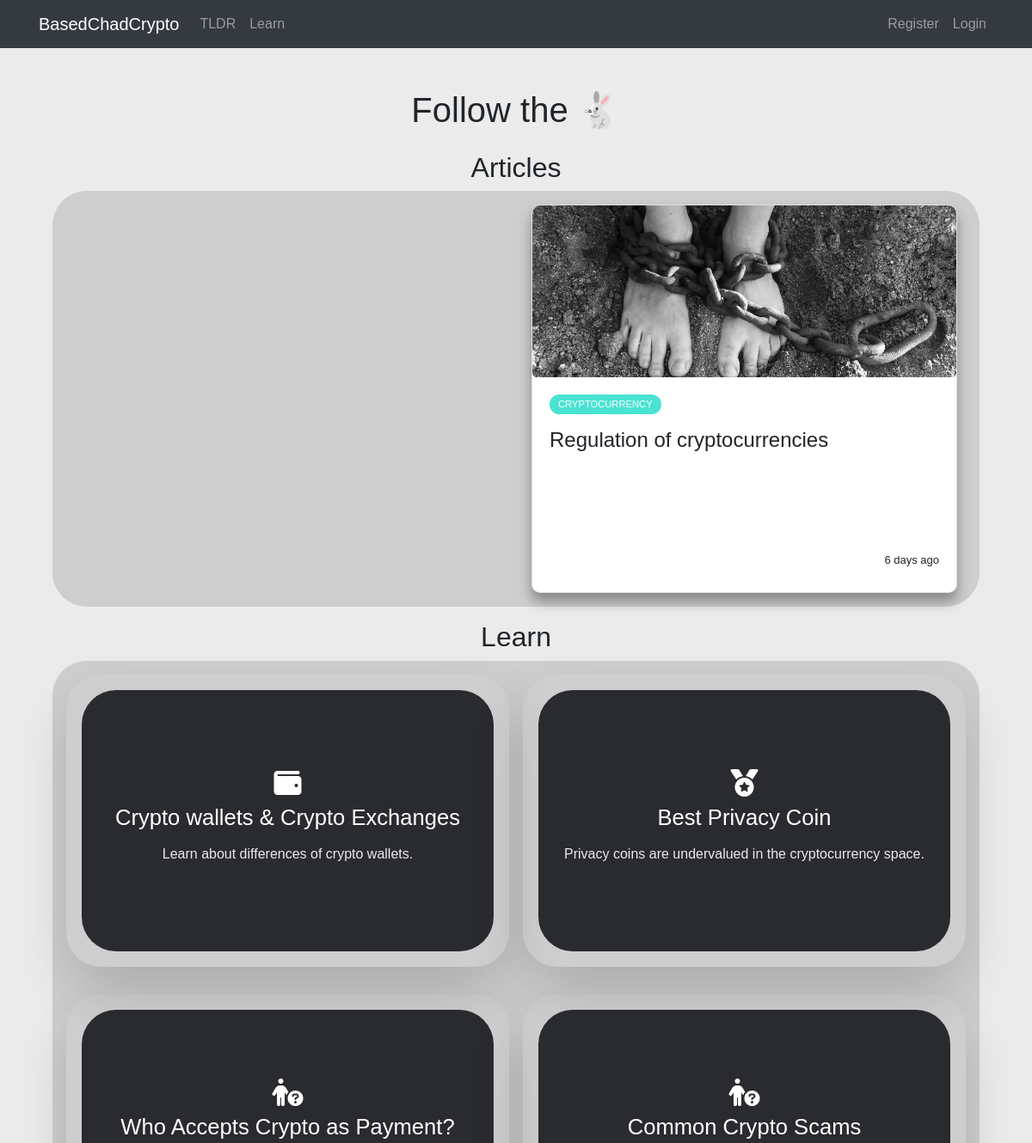
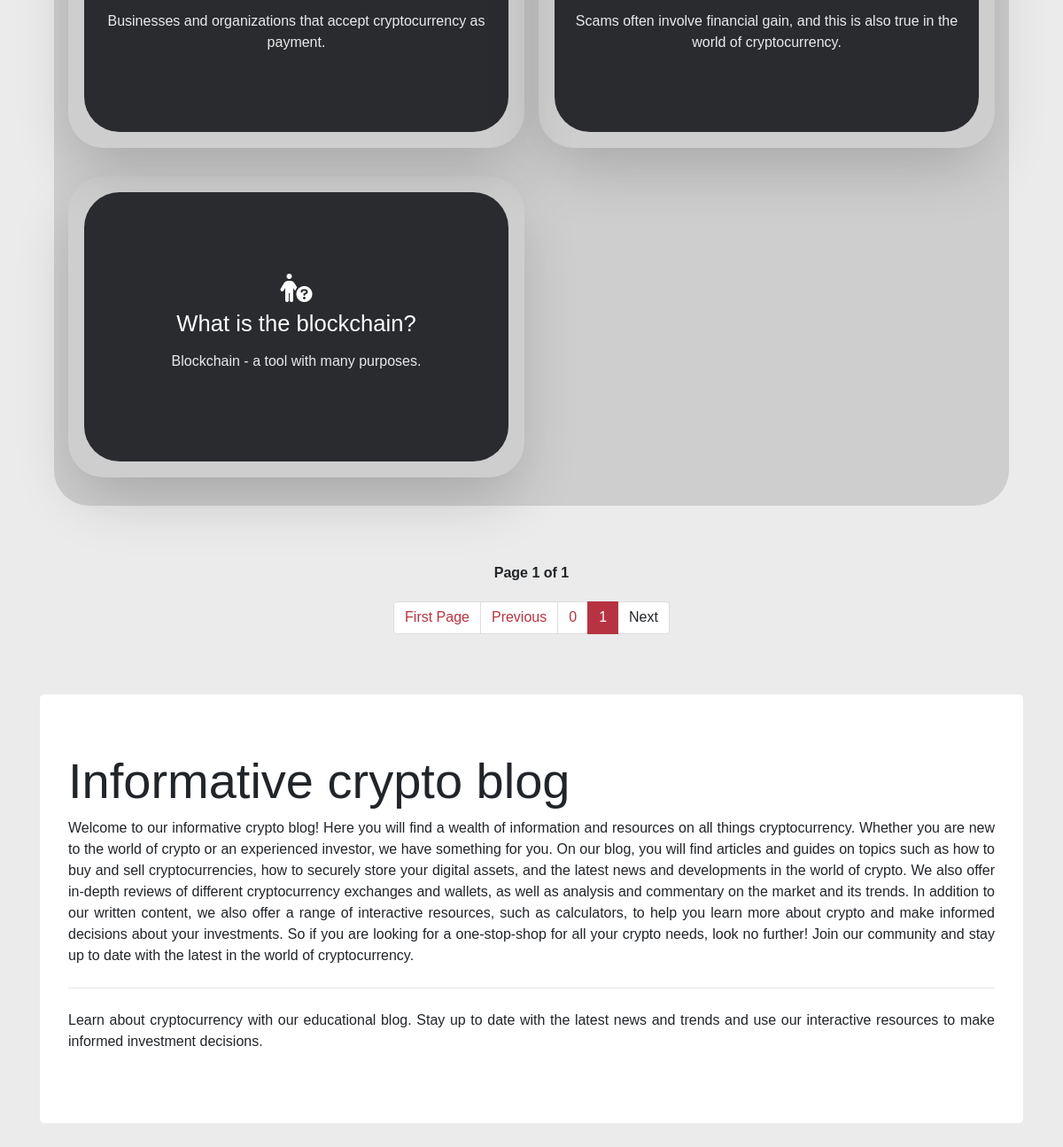
/?page=1, run on the app's committed database (2 pictures, top to bottom).
### tables this page shows
CREATE TABLE `posts` (
  `id` int(11) NOT NULL,
  `user_id` int(11) NOT NULL,
  `image_name` varchar(255) NOT NULL,
  `created_at` datetime NOT NULL DEFAULT current_timestamp(),
  `post_header` char(255) DEFAULT NULL,
  `tag` char(15) DEFAULT NULL,
  `related_posts` char(255) DEFAULT NULL,
  `html` text DEFAULT NULL
);

### app/libraries/Core.php (called while the page is built, shortened)
<?php
  class Core {
    protected $currentMethod = 'index';
    public function __construct(){
      $url = $this->getUrl();
      $this->currentController = new $this->currentController;
      $this->params = $url ? array_values($url) : [];
      call_user_func_array([$this->currentController, $this->currentMethod], $this->params);
    }
  }

### public/index.php (called while the page is built, shortened)
<?php
  $init = new Core;

### app/libraries/Database.php (called while the page is built, shortened)
<?php
  class Database {
    private $host = DB_HOST;
    private $user = DB_USER;
    private $pass = DB_PASS;
    private $dbname = DB_NAME;
    private $dbh;
    private $stmt;
    public function __construct(){
      $dsn = 'mysql:host=' . $this->host . ';dbname=' . $this->dbname;
      $options = array(
        PDO::ATTR_PERSISTENT => true,
        PDO::ATTR_ERRMODE => PDO::ERRMODE_EXCEPTION
      );
      try{
        $this->dbh = new PDO($dsn, $this->user, $this->pass, $options);
      } catch(PDOException $e){
        $this->error = $e->getMessage();
        echo $this->error;
      }
    }
    public function query($sql){
      $this->stmt = $this->dbh->prepare($sql);
    }
    public function execute(){
      return $this->stmt->execute();
    }
    public function resultSet(){
      $this->execute();
      return $this->stmt->fetchAll(PDO::FETCH_OBJ);
    }
  }

### app/models/Post.php (called while the page is built, shortened)
<?php
class Post
{
  private $db;
  public function __construct()
  {
    $this->db = new Database;
  }
  public function getPosts($offset = 0)
  {
    if (is_numeric($offset))
    {
      $this->db->query('SELECT * FROM posts ORDER BY created_at DESC LIMIT 8 OFFSET '. $offset);
      $results = $this->db->resultSet();
      return $results;
    }
  }
  public function getPostCount()
  {
    $this->db->query('SELECT COUNT(*) as count FROM posts ORDER BY created_at DESC');
    $results = $this->db->resultSet();
    return $results;
  }
}

### app/helpers/color-based-on-tag.php (called while the page is built)
<?php
function getTagColor($tag)
{
    if ($tag == 'Technology')
    {
        return '#f07070';
    }
    else if ($tag == 'Cryptocurrency')
    {
        return '#4ae3d2';
    }
    else
    {
        return '#e4e125';
    }
}

### app/helpers/time-ago.php (called while the page is built)
<?php
function timeDateToTimeAgo($timeDate)
{
    $timestamp = strtotime($timeDate);
    $strTime = array("second", "minute", "hour", "day", "month", "year");
    $length = array("60", "60", "24", "30", "12", "10");
    $currentTime = time();
    if ($currentTime >= $timestamp) {
    $diff     = time() - $timestamp;
    for ($i = 0; $diff >= $length[$i] && $i < count($length) - 1; $i++) {
        $diff = $diff / $length[$i];
    }
    $diff = round($diff);
        return $diff . " " . $strTime[$i] . "s ago ";
    }
}

### app/views/pages/index.php (the view, shortened to what this page needs)
<?php require APPROOT . '/views/inc/header.php'; ?>
<div class="container container-main-sub-info">
  <h1 class='main-page-h1'>Follow the &#128007</h1>
  <div class="posts-wrapper">
    <div class='posts-wrapper-inner'>
      <h2 class="masonry-main-header">Learn</h2>
      <div class="categories-container">
        <?php require APPROOT . '/views/inc/categories.php'; ?>
      </div>
    </div>
    <div class='posts-wrapper-inner'>
      <h2 class="masonry-main-header">Articles</h2>
      <div class="masonry">
        <?php foreach ($data['posts'] as $post) : ?>
          <a class='article-link' href="<?php echo URLROOT; ?>/pages/show/<?php echo $post->id; ?>">
            <div class="card">
              <div class="show-card-header">
                <img class='masonry-card-image' src='public/img/<?php echo $post->image_name; ?>' alt='<?php echo $post->image_name; ?>'>
              </div>
              <div class="card-body">
                <?php
                  if (isset($post->tag))
                  {
                    echo '<span class="card-body-tag-technology" style="background-color:' . getTagColor($post->tag) .'">'. $post->tag .'</span>';
                  }
                ?>
                <h4 class="card-body-header">
                  <?php echo $post->post_header; ?>
                </h4>
                <div class='article-info'>
                  <div class='user-info'>
                    <?php
                      $sql_date = new DateTime($post->created_at);
                      $correct_date = $sql_date->format('Y-m-d');
                    ?>
                    <p><?php echo timeDateToTimeAgo($correct_date); ?></p>
                  </div>
                </div>
              </div>
            </div>
          </a>
        <?php endforeach; ?>
      </div>
    </div>
  </div>
  <?php require APPROOT . '/views/inc/pagination.php'; ?>
  <div class="jumbotron">
    <h1 class="display-4">Informative crypto blog</h1>
    <p class="lead main-text">Welcome to our informative crypto blog! Here you will find a wealth of
      information and resources on all things cryptocurrency. Whether you are new
      to the world of crypto or an experienced investor, we have something for you.
      On our blog, you will find articles and guides on topics such as how to buy and sell
      cryptocurrencies, how to securely store your digital assets, and the latest news and developments
      in the world of crypto. We also offer in-depth reviews of different cryptocurrency exchanges and wallets,
      as well as analysis and commentary on the market and its trends.
      In addition to our written content, we also offer a range of interactive resources,
      such as calculators, to help you learn more about crypto and make informed decisions about your investments.
      So if you are looking for a one-stop-shop for all your crypto needs, look no further! Join our community
      and stay up to date with the latest in the world of cryptocurrency.
    </p>
    <hr class="my-4">
    <p class="main-text">
      Learn about cryptocurrency with our educational blog. Stay up to date with the latest news
      and trends and use our interactive resources to make informed investment decisions.
    </p>
  </div>
</div>
<?php require APPROOT . '/views/inc/footer.php'; ?>

### public/css/style.css (style rules this page uses)
body { background: #ebebeb; }

### public/css/posts.css (style rules this page uses)
.masonry { -webkit-column-count: 2; -moz-column-count: 2; column-count: 2; -webkit-column-gap: 1rem; -moz-column-gap: 1rem; column-gap: 1rem; padding: 0; font-size: .85em; background-color: #cbcbcbe4; border-radius: 0px 40px 40px 0px; padding: 1rem; }
.posts-wrapper { display: grid; grid-template-columns: 1fr 2fr; padding-top: 2rem; padding: 1rem; gap: 1rem; }
.article-link { display: flex; justify-content: center; align-items: center; }
@media only screen and (max-width: 1200px) { .masonry { -webkit-column-count: 2; -moz-column-count: 2; column-count: 2; border-radius: 40px; } }
@media only screen and (max-width: 1200px) { .categories-container { border-radius: 40px !important; display: grid; grid-template-columns: 1fr 1fr; gap: 1rem; } }
@media only screen and (max-width: 1200px) { .posts-wrapper { display: grid; grid-template-columns: 1fr; } }
@media only screen and (max-width: 1200px) { .posts-wrapper .posts-wrapper-inner:nth-of-type(1) { order: 1; } }
.masonry-main-header { display: flex; flex-direction: row; justify-content: space-around; align-items: center; }
.masonry-card-image { width: 100%; height: 200px; object-fit: cover; border-radius: 5px; }
.categories-container { background-color: #cbcbcbe4; padding-bottom: 2rem; border-radius: 40px 0px 0px 40px; padding: 1rem; }
.card { margin: 10px; background-color: #fff; border-radius: 10px; box-shadow: 0 2px 20px rgba(0, 0, 0, 0.2); overflow: hidden; width: 100%; box-shadow: rgba(0, 0, 0, 0.35) 0px 10px 15px; }
.show-card-header img { width: 100%; height: 200px; object-fit: cover; }
.card-body { display: flex; flex-direction: column; justify-content: center; align-items: flex-start; padding: 20px; min-height: 250px; }
.card-body-header { padding-top: 1rem; }
.card-body-tag-technology { background-color: #f07070; border-radius: 50px; color: #fff; padding: 3px 10px; text-transform: uppercase; cursor: pointer; font-size: 0.7rem; margin: 0; }
.card-body p { font-size: 13px; margin: 0 0 40px; }
.article-info { display: flex; margin-top: auto; flex-direction: row-reverse; justify-content: space-between; width: 100%; align-items: flex-end; margin-bottom: -2rem; }

### public/css/openpost.css (style rules this page uses)
a, a:hover, a:active, a:visited, a:focus { color: inherit; text-decoration: none; }
.show-card-header { width: 100%; height: 200px; object-fit: cover; }

### public/css/mainpage.css (style rules this page uses)
body { font-family: Tahoma, sans-serif; }
.main-text { text-align: justify; font-size: 1rem; }
.jumbotron { background-color: #ffffff; }
.main-page-h1 { text-align: center; }
.container-main-sub-info { padding-top: 3rem; }

### data on the page
posts: image_name (picture), tag "CRYPTOCURRENCY", post_header "Regulation of cryptocurrencies", created_at "6 days ago"

### other printed values
SITENAME "BasedChadCrypto"
$page "1"
$total_no_of_pages "1"
